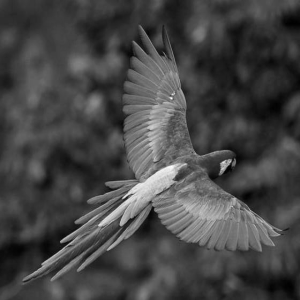
#> input picture a02/images/arara.png, 300 x 300 px
$ jupyter execute --allow-errors a02.ipynb   (older library calls are emulated)
#> lines starting #> are read from the running program, lines starting #| are printed output that depends on the picture
# Assignment 2: Enhancement and Filtering
## SCC0251.2020.1 - Image Processing
### Prof. Dr. Moacir Ponti
### 10284952 - Vitor Gratiere Torres
https://github.com/vitorgt/SCC0251

[cell 1]
# Imports
import numpy as np
import imageio
import matplotlib.pyplot as plt

[cell 2]
# Formulae described on assignment's pdf


def scale(image, c=0, d=255):
    a = np.min(image)
    b = np.max(image)
    return (image-a)*((d-c)/(b-a))+c


def gaussian(x, s):  # Gaussian kernel
    return np.exp((-(x**2))/(2*(s**2)))/(2*np.pi*(s**2))


# [81 lines left out: functions bilateralFilter, unsharpMask, not called in this run]


def vignette(image):
    row = float(input())
    col = float(input())

    # original image dimensions
    ix, iy = image.shape

    # it creates ranges like [-2, -1, 0, 1, 2] and [-1, 0, 1, 2]
    xrng = range(int(np.ceil((-ix+1)/2)), int(np.ceil((ix+1)/2)))
    yrng = range(int(np.ceil((-iy+1)/2)), int(np.ceil((iy+1)/2)))

    # creates the gaussian arrays
    cgc = np.transpose(np.vstack(np.array([gaussian(y, col) for y in yrng])))
    rgc = np.vstack(np.array([gaussian(x, row) for x in xrng]))

    # matrix product
    vig = np.matmul(rgc, cgc)

    return scale(np.multiply(image, vig))

[cell 3]
# Root Squared Error function
def rse(r, m):
    return np.sqrt(np.sum((m.astype(np.float)-r.astype(np.float))**2))

[cell 4]
# Inputs, following assignment's pdf requested sequence
r = imageio.imread(str(input()).rstrip()).astype(np.uint8)
#> the answer given: images/arara.png
#> r is the input picture: shape (300, 300); min 0, max 255, mean 69.6
m = int(input())
#> the answer given: 3
#> the answer given: 3
#> (the rest of this cell did not finish here and is left out)

[cell 5]
# Dictionary for functions
f = {1: bilateralFilter, 2: unsharpMask, 3: vignette}

# Appling 'm' transformation to original image 'r'
# Storing back on 'm'
m = f[m](r)
#> the answer given: 3
#> the answer given: 3
#> in scale, `a = np.min(image)`: a = 0
#> in scale, `b = np.max(image)`: b = 0.0507
#> in scale, `return (image-a)*((d-c)/(b-a))+c`:
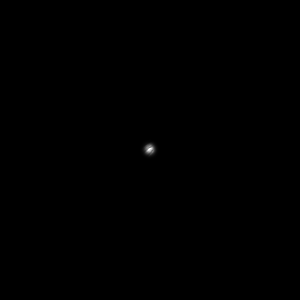
#> returned value: shape (300, 300) float64; min 0, max 255, mean 0.1

# Calculating RSE and printing
print("{:.4f}".format(rse(r, m)))
#| 23473.0497

# Saving
#> (the rest of this cell did not finish here and is left out)

[cell 6]
# Plotting
plt.figure(figsize=(20, 20))

plt.subplot(121)
plt.imshow(r, cmap="gray")
plt.axis('off')

plt.subplot(122)
plt.imshow(m.astype(np.uint8), cmap="gray")
plt.axis('off')
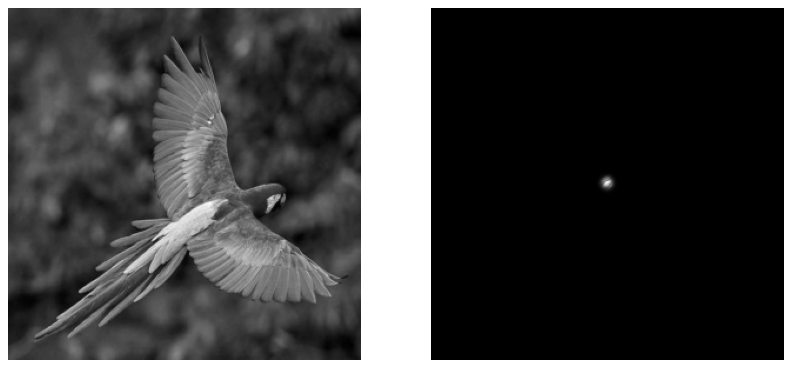
#> figure drawn by matplotlib, 2 panels
